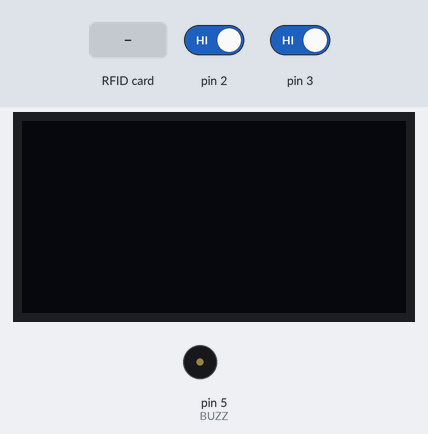
Simulated run of this sketch. Board: Arduino Uno, built with avr-gcc and run on an emulated ATmega328P. Parts: 128×64 one-colour display, buzzer (waves = sounding, pin HIGH). Inputs (shaded band) come from the test bench; at power-on: pin 2 HIGH, pin 3 HIGH. The local clock reads 2024-03-15 10:24:30 at power-on unless the sketch sets it; storage starts empty; what the sketch prints to the serial monitor is not drawn.

Above: at 1.2 s.
1.3 s: RFID card 5E 7A 19 C4 held to the reader
At 3.3 s:
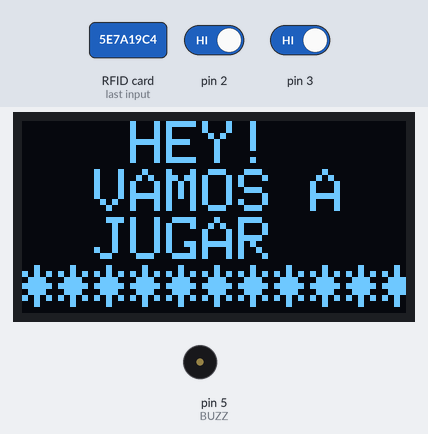
4.3 s: pin 2 driven LOW
At 4.9 s:
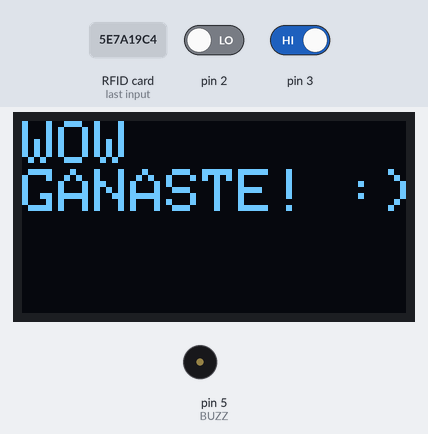
6.5 s: pin 3 driven LOW
At 7.0 s:
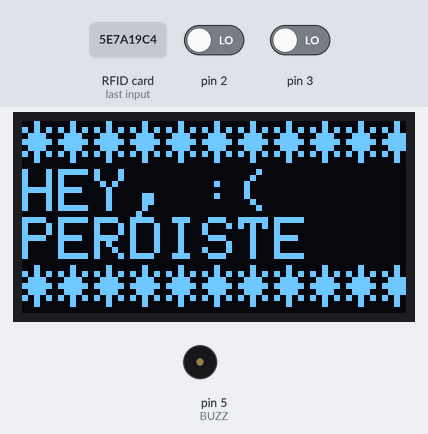
Timing chart, 0 to 19.2 s (numbered marks = the images above; inputs shaded):
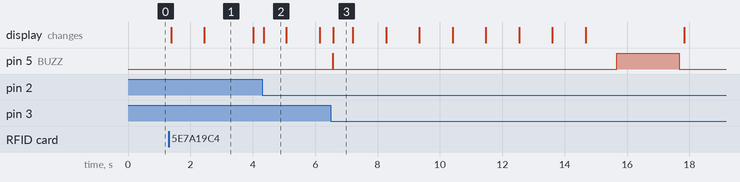

Measured:
- after the input at 1.3 s, the display: first changes after 0.08 s (image 1 shows a later state)
- after the input at 4.3 s, the display: changes after 0.05 s (image 2)
- after the input at 6.5 s, the display: changes after 0.07 s (image 3)
- what the display in image 1 shows lasts 1.6 s, from 2.4 s to 4.0 s
- what the display in image 2 shows lasts 0.8 s, from 4.3 s to 5.1 s
- what the display in image 3 shows lasts 0.6 s, from 6.6 s to 7.2 s

The sketch:

ProyetoPulsometro.ino
```cpp
#include <Wire.h>
#include <PN532_I2C.h>
#include <PN532.h>
#include <NfcAdapter.h>
PN532_I2C pn532i2c(Wire);
PN532 nfc(pn532i2c);
#include "SSD1306Ascii.h"
#include "SSD1306AsciiAvrI2c.h"

#define I2C_ADDRESS 0x3C
#define RST_PIN -1
#include <SD.h>
#include <SPI.h>
#include <Wire.h>
#include "RTClib.h"

RTC_DS1307 RTC;

String ano;
String dia;
String mes;
String horas;
String minutos;
String segundos;
String Fecha;
String Hora;
String Bitacora;
String Imprimir;
String Nombrearchivo;

const int chipSelect = 10;
const int BUZZ = 5;


SSD1306AsciiAvrI2c oled;

void setup(void) {
  attachInterrupt( 0, finalCarrera, FALLING);     //Pin 2 FINAL DE CARRERA
  attachInterrupt( 1, botonPierdes, FALLING);   //Pin 3 POR SI PIERDES
  pinMode(BUZZ, OUTPUT);

  Serial.begin(115200);
  RTC.begin();

  if (! RTC.isrunning())
  {
    Serial.println("RTC no está activado!");//Ajustar la fecha y hora en la que se compiló este código.

  }

  Serial.print("Inicializando tarjeta SD...");

  if (!SD.begin(chipSelect)) {
    Serial.println("No se pudo inicializar la SD, o no está conectada");
    //while (1);
  }
  else {
    Serial.println("SD inicializada!");
  }
#if RST_PIN >= 0
  oled.begin(&Adafruit128x64, I2C_ADDRESS, RST_PIN);
#else // RST_PIN >= 0
  oled.begin(&Adafruit128x64, I2C_ADDRESS);
#endif
  Serial.println("HOLA!");

  oled.setFont(Adafruit5x7);
  oled.clear();

  nfc.begin();

  uint32_t versiondata = nfc.getFirmwareVersion();
  if (! versiondata) {
    Serial.print("No encontre el Sensor NFC");
    while (1); // halt
  }

  nfc.setPassiveActivationRetries(0xFF);

  // configure board to read RFID tags
  nfc.SAMConfig();

  Serial.println("Esperando una Tarjeta");
}

void loop(void) {
  DateTime now = RTC.now();
  ano = now.year();
  mes = now.month();
  dia = now.day();
  horas = now.hour();
  minutos = now.minute();
  segundos = now.second();
  Fecha = ano + "/" + mes + "/" + dia;
  Hora = horas + ":" + minutos + ":" + segundos;
  Nombrearchivo = ano + mes + dia + ".txt";

  boolean success;
  uint8_t uid[] = { 0, 0, 0, 0, 0, 0, 0 };  // Buffer to store the returned UID
  uint8_t uidLength;                        // Length of the UID (4 or 7 bytes depending on ISO14443A card type)
  success = nfc.readPassiveTargetID(PN532_MIFARE_ISO14443A, &uid[0], &uidLength);

  if (success) {

    String hex_value = "";
    for (uint8_t i = 0; i < uidLength; i++)
    {
      hex_value += (String)uid[i];
    }

    Serial.println("vALOR=" + hex_value);
    ///////////////////MENSAJE DE BIENVENIDA ///////////////

    ///  GUARDAR REGISTRO DEL JUGADOR    ///
    Imprimir = Fecha + " " + Hora + " " + " JUGADOR"  + hex_value;

    File dataFile = SD.open(Bitacora, FILE_WRITE);

    // Si el archivo está disponible, escribir en el:
    if (dataFile) {
      dataFile.println(Imprimir);
      dataFile.close();
      oled.clear();
      oled.set2X();
      oled.println("***********");
      oled.println(" USUARIO");
      oled.println("REGISTRADO");
      oled.println("***********");
      delay(1000);
    }

    else {
      ///// Si el archivo no se puede abrir
      oled.clear();
      oled.set2X();
      oled.println("***********");
      oled.println(" USUARIO");
      oled.println("REGISTRADO");
      oled.println("***********");
      delay(1000);
    }
    //////////// TERMINA GUARDADO DE ARCHIVO ///////////////////////////
    oled.clear();
    oled.set2X();
    oled.println("   HEY!");
    oled.println("  VAMOS A");
    oled.println("  JUGAR");
    oled.println("***********");
    delay(1500);
    oled.clear();
    oled.set2X();
    oled.println("***********");
    oled.println("EL JUEGO");
    oled.println("COMIENZA EN");
    oled.println("*** 10 ***");
    delay(1000);
    oled.clear();
    oled.set2X();
    oled.println("***********");
    oled.println("EL JUEGO");
    oled.println("COMIENZA EN");
    oled.println("*** 9 ***");
    delay(1000);
    oled.clear();
    oled.set2X();
    oled.println("***********");
    oled.println("EL JUEGO");
    oled.println("COMIENZA EN");
    oled.println("*** 8 ***");
    delay(1000);
    oled.clear();
    oled.set2X();
    oled.println("***********");
    oled.println("EL JUEGO");
    oled.println("COMIENZA EN");
    oled.println("*** 7 ***");
    delay(1000);
    oled.clear();
    oled.set2X();
    oled.println("***********");
    oled.println("EL JUEGO");
    oled.println("COMIENZA EN");
    oled.println("*** 6 ***");
    delay(1000);
    oled.clear();
    oled.set2X();
    oled.println("***********");
    oled.println("EL JUEGO");
    oled.println("COMIENZA EN");
    oled.println("*** 5 ***");
    delay(1000);
    oled.clear();
    oled.set2X();
    oled.println("***********");
    oled.println("EL JUEGO");
    oled.println("COMIENZA EN");
    oled.println("*** 4 ***");
    delay(1000);
    oled.clear();
    oled.set2X();
    oled.println("***********");
    oled.println("EL JUEGO");
    oled.println("COMIENZA EN");
    oled.println("*** 3 ***");
    delay(1000);
    oled.clear();
    oled.set2X();
    oled.println("***********");
    oled.println("EL JUEGO");
    oled.println("COMIENZA EN");
    oled.println("*** 2 ***");
    delay(1000);
    oled.clear();
    oled.set2X();
    oled.println("***********");
    oled.println("EL JUEGO");
    oled.println("COMIENZA EN");
    oled.println("*** 1  ***");
    delay(1000);
    oled.clear();
    oled.set2X();
    oled.println("***********");
    oled.println("EL JUEGO");
    oled.println("COMIENZA EN");
    oled.println("AHORA!");
    delay(1000);
    digitalWrite(BUZZ, HIGH);
    delay(2000);
    digitalWrite(BUZZ, LOW);
    delay(100);
    ///
    oled.clear();
    oled.set2X();
    oled.println("***********");
    oled.println("TIENES 30");
    oled.println("SEGUNDOS");
    oled.println("***********");
    delay(30000);

    ///
    oled.clear();
    oled.set2X();
    oled.println("***********");
    oled.println("HEY, :(");
    oled.println("PERDISTE");
    oled.println("***********");

    digitalWrite(BUZZ, HIGH);
    delay(2000);
    digitalWrite(BUZZ, LOW);
    delay(100);
    ///

  }
  else
  {
    oled.clear();
    oled.set2X();
    oled.println("HOLA, EL");
    oled.println("JUEGO \nCOMENZARA");
    oled.println("PRONTO");
    delay(2000);
    oled.clear();
    oled.println("  ACERQUE\n    SU\n    ID");
    oled.println("***********");
    delay(1000);
  }
}
void finalCarrera()
{ oled.clear();
  oled.set2X();
  oled.println("WOW");
  oled.println("GANASTE! :)");
  digitalWrite(BUZZ, HIGH);
  delay(600);
  digitalWrite(BUZZ, LOW);
  delay(100);
  digitalWrite(BUZZ, HIGH);
  delay(600);
  digitalWrite(BUZZ, LOW);
  delay(100);
  digitalWrite(BUZZ, HIGH);
  delay(600);
  digitalWrite(BUZZ, LOW);
  delay(3000);
}
void botonPierdes() {
  oled.clear();
  oled.set2X();
  oled.println("***********");
  oled.println("HEY, :(");
  oled.println("PERDISTE");
  oled.println("***********");

  digitalWrite(BUZZ, HIGH);
  delay(2000);
  digitalWrite(BUZZ, LOW);
  delay(100);
}
```
